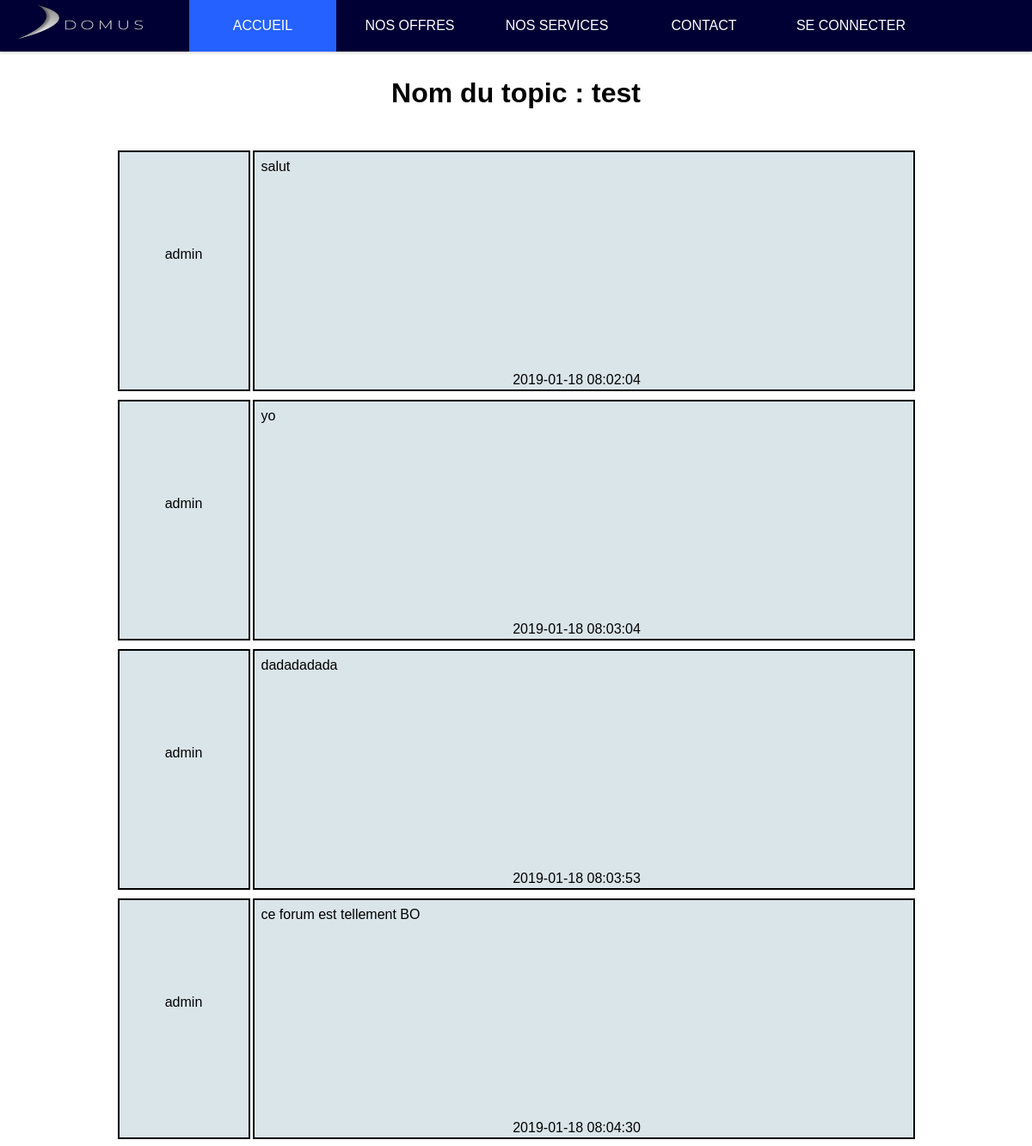
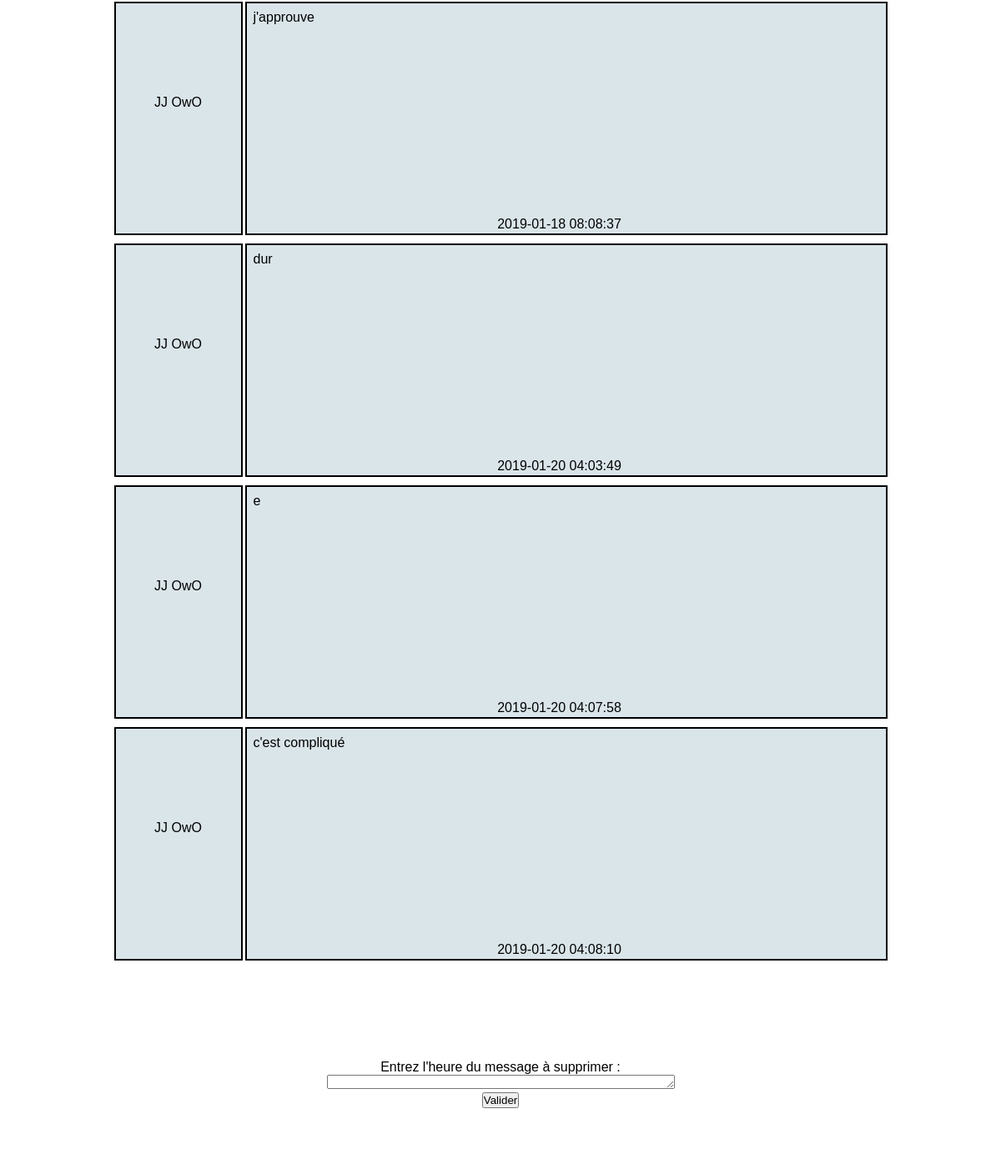
/php/admin_forum_topic_view.php?idTopic=1 (upper part), run on an earlier commit of the app's database (2 pictures, top to bottom).
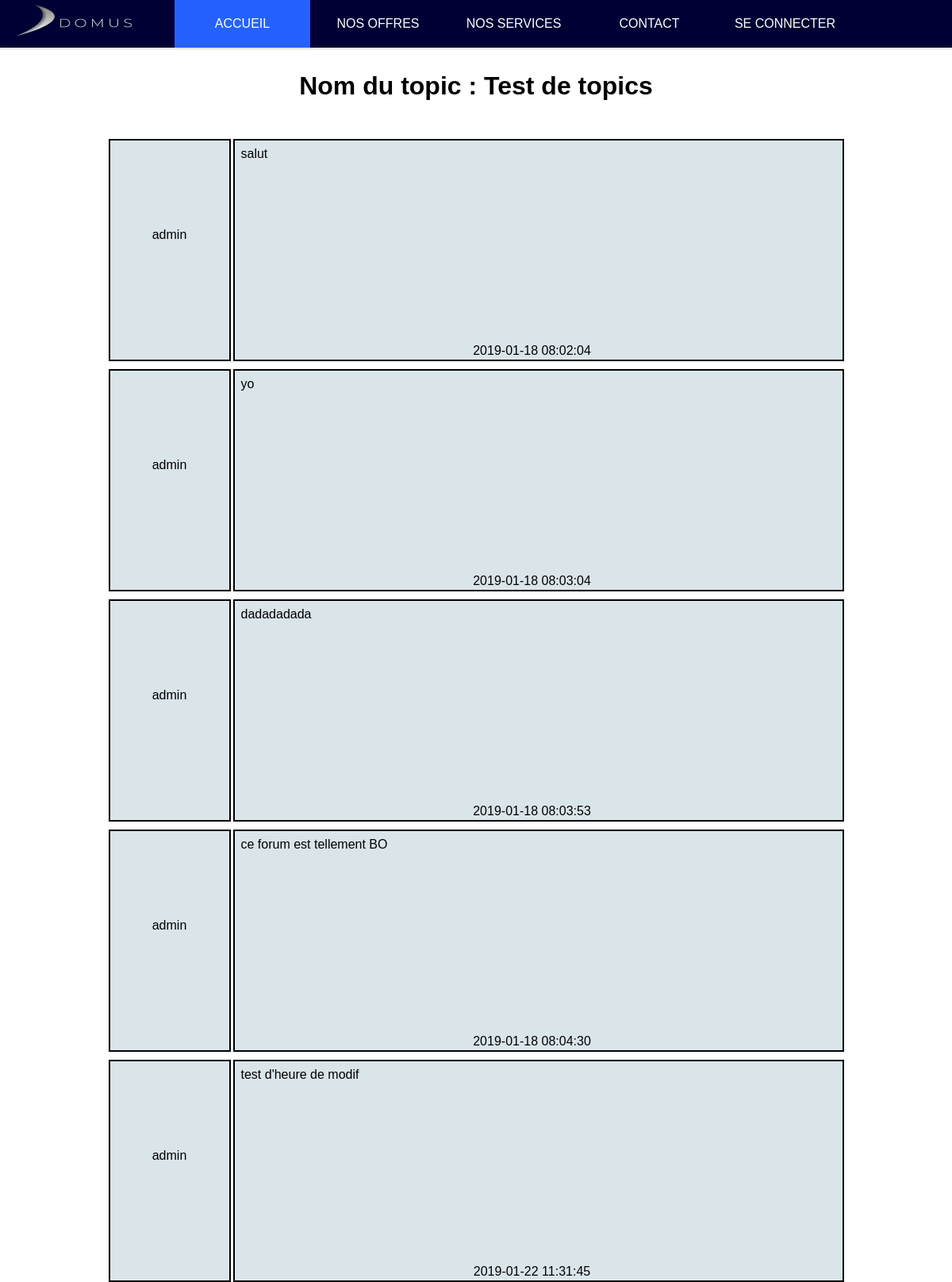
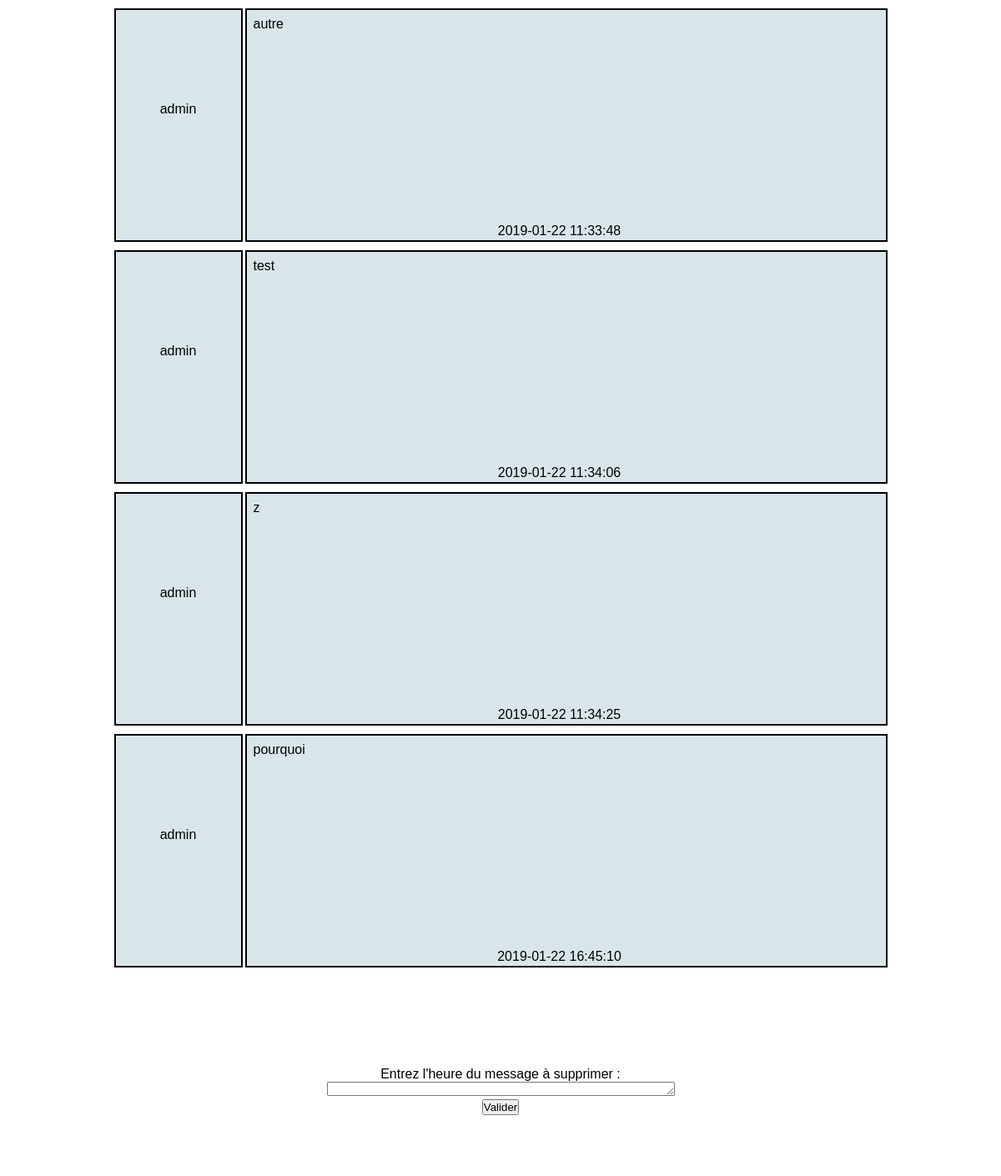
And on a later commit of the database (2 pictures, top to bottom).
### tables this page shows
CREATE TABLE IF NOT EXISTS `forum_posts` (
  `idPosts` int(11) NOT NULL AUTO_INCREMENT,
  `idTopicPosts` int(11) NOT NULL,
  `idCreatorPosts` int(11) NOT NULL,
  `textPosts` text NOT NULL,
  `datePosts` datetime NOT NULL,
  PRIMARY KEY (`idPosts`)
);

CREATE TABLE IF NOT EXISTS `forum_topics` (
  `idTopics` int(11) NOT NULL AUTO_INCREMENT,
  `idCategoryTopics` int(11) NOT NULL,
  `titleTopics` tinytext NOT NULL,
  `idCreatorTopics` int(11) NOT NULL,
  `lastDateTopics` datetime NOT NULL,
  PRIMARY KEY (`idTopics`)
);

CREATE TABLE IF NOT EXISTS `users` (
  `idUsers` int(11) NOT NULL AUTO_INCREMENT,
  `uidUsers` tinytext NOT NULL,
  `emailUsers` tinytext NOT NULL,
  `pwdUsers` longtext NOT NULL,
  `phoneNbUsers` tinytext NOT NULL,
  `adressUsers` text NOT NULL,
  `firstNameUsers` tinytext NOT NULL,
  `lastNameUsers` tinytext NOT NULL,
  `offersUsers` int(11) NOT NULL,
  PRIMARY KEY (`idUsers`)
);

### php/admin_forum_topic_view.php (the view, shortened to what this page needs)
<!DOCTYPE html>
<html>
<head>
    <link rel="stylesheet" type="text/css" href="../css/header.css">
    <link rel="stylesheet" type="text/css" href="../css/footer.css">
    <link rel="stylesheet" type="text/css" href="../css/topic_view.css">
</head>
<?php include("../includes/header.php"); ?>
<body>
    <?php
    	echo '<div class="topic">';
    	displayPosts();
    	echo '</div>';
    	echo '<div class="write">';
    	echo '</div>';
    ?><br />
    <div class="deletePost">
        <form action="../includes/delete_post.php" method="post">
            <label for="date"> Entrez l'heure du message à supprimer : </label><br />
            <textarea name="date" id="date" rows="1" cols="50"></textarea><br />
            <input type="submit" value="Valider" />
        </form>
    </div>
</body>
</html>
<?php
    function displayPosts()
    {
        include("../includes/DBconnexion.php");
        if(isset($_GET['idTopic']))
            $idTopic = $_SESSION['idTopic'] = $_GET['idTopic'];
        $req=$db -> query("SELECT p.idCreatorPosts, p.textPosts, p.datePosts, t.titleTopics, u.uidUsers FROM forum_posts p
            INNER JOIN forum_topics t ON p.idTopicPosts = t.idTopics
            INNER JOIN users u ON u.idUsers = p.idCreatorPosts
            WHERE p.idTopicPosts = $idTopic
            ORDER BY p.datePosts ");
        $justOneTime = true;
        while($data = $req -> fetch())
        {
            if($justOneTime == true)
            {
                echo '<h1> Nom du topic : ' .$data['titleTopics']. '</h1> <br />';
                $justOneTime = false;
            }
            echo '<div class="topicView">
            		<div class="userName">'.$data['uidUsers']. ' </div>
            		<div class="post">
            			<div class="postMessage">' .$data['textPosts']. '</div>
            			<div class="date">' .$data['datePosts']. '</div>
            		</div>
            	</div>';
        }
    }
?>

What changed in the data, as far as the page shows it:
removed forum_posts: users.uidUsers "JJ OwO", textPosts "j'approuve", datePosts "2019-01-18 08:08:37"
removed forum_posts: users.uidUsers "JJ OwO", textPosts "dur", datePosts "2019-01-20 04:03:49"
removed forum_posts: users.uidUsers "JJ OwO", textPosts "e", datePosts "2019-01-20 04:07:58"
removed forum_posts: users.uidUsers "JJ OwO", textPosts "c'est compliqué", datePosts "2019-01-20 04:08:10"
changed through a linked row, forum_posts "salut": forum_topics.titleTopics "test" → "Test de topics"
added forum_posts: users.uidUsers "admin", textPosts "test d'heure de modif", datePosts "2019-01-22 11:31:45"
added forum_posts: users.uidUsers "admin", textPosts "autre", datePosts "2019-01-22 11:33:48"
added forum_posts: users.uidUsers "admin", textPosts "test", datePosts "2019-01-22 11:34:06"
added forum_posts: users.uidUsers "admin", textPosts "z", datePosts "2019-01-22 11:34:25"
added forum_posts: users.uidUsers "admin", textPosts "pourquoi", datePosts "2019-01-22 16:45:10"
